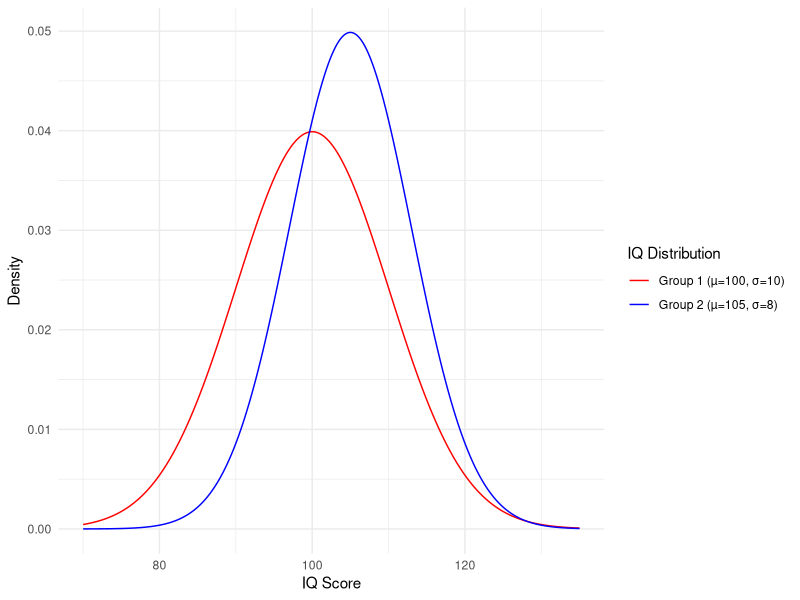
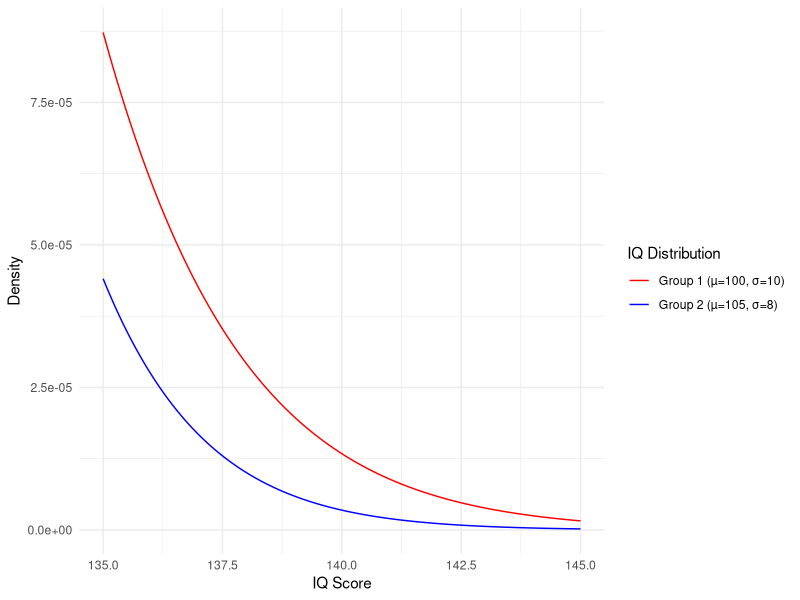

Source code (R) for these figures, in order:
## ---- chunk 1
library(ggplot2)
library(tidyr)

# Create data
x <- seq(70, 135, by = 0.01)  # Adjusting the x range to account for the larger standard deviations
df <- data.frame(x = x)

# Define the IQ distributions
df$IQ_mu100_sd10 <- dnorm(df$x, mean = 100, sd = 10)
df$IQ_mu105_sd8 <- dnorm(df$x, mean = 105, sd = 8)

# Convert from wide to long format for ggplot2
df_long <- gather(df, distribution, density, -x)

# Ensure the levels of the 'distribution' factor match our desired order
df_long$distribution <- factor(df_long$distribution, levels = c("IQ_mu100_sd10", "IQ_mu105_sd8"))

# Plot
ggplot(df_long, aes(x = x, y = density, color = distribution)) +
  geom_line() +
  labs(x = "IQ Score", y = "Density") +
  scale_color_manual(
    name = "IQ Distribution",
    values = c(IQ_mu100_sd10 = "red", IQ_mu105_sd8 = "blue"),
    labels = c("Group 1 (µ=100, σ=10)", "Group 2 (µ=105, σ=8)")
  ) +
  theme_minimal()

## ---- chunk 2
library(ggplot2)
library(tidyr)

# Create data
x <- seq(135, 145, by = 0.01)  # Adjusting the x range to account for the larger standard deviations
df <- data.frame(x = x)

# Define the IQ distributions
df$IQ_mu100_sd10 <- dnorm(df$x, mean = 100, sd = 10)
df$IQ_mu105_sd8 <- dnorm(df$x, mean = 105, sd = 8)

# Convert from wide to long format for ggplot2
df_long <- gather(df, distribution, density, -x)

# Ensure the levels of the 'distribution' factor match our desired order
df_long$distribution <- factor(df_long$distribution, levels = c("IQ_mu100_sd10", "IQ_mu105_sd8"))

# Plot
ggplot(df_long, aes(x = x, y = density, color = distribution)) +
  geom_line() +
  labs(x = "IQ Score", y = "Density") +
  scale_color_manual(
    name = "IQ Distribution",
    values = c(IQ_mu100_sd10 = "red", IQ_mu105_sd8 = "blue"),
    labels = c("Group 1 (µ=100, σ=10)", "Group 2 (µ=105, σ=8)")
  ) +
  theme_minimal()
